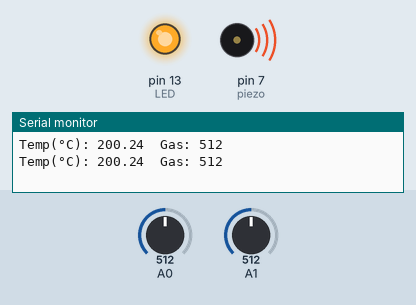
This sketch was run on a simulated Arduino Uno, built with avr-gcc and run on an emulated ATmega328P. On the bench: output pins drawn as LEDs (lit = HIGH), buzzer (waves = sounding, pin HIGH), the last lines printed to the serial monitor. The inputs (shaded band) are chosen by the test bench; at power-on: A0 = 512, A1 = 512.

Above: at 1.8 s.
1.9 s: A0 set to 278
3.4 s: A0 set to 253
At 4.4 s:
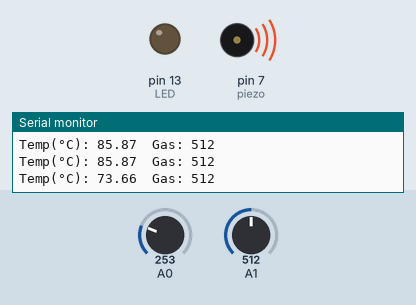
5.5 s: A1 set to 104
7.2 s: A1 set to 93
At 8.8 s:
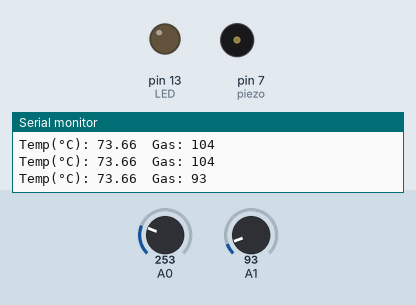
9.5 s: A0 set to 306
At 10.4 s:
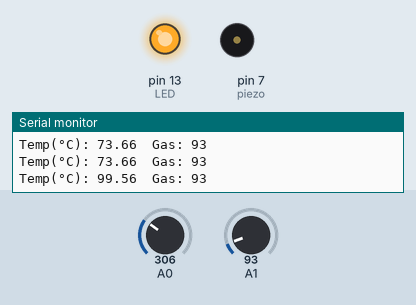
11.5 s: A0 set to 122
At 13.2 s:
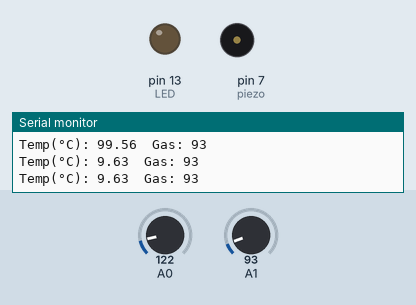
Timing chart, 0 to 14.5 s (numbered marks = the images above; inputs shaded):
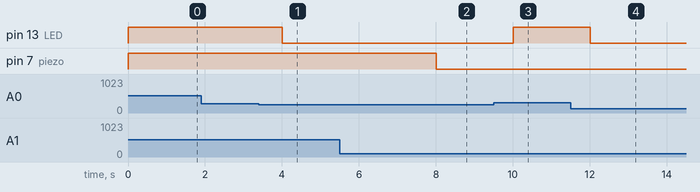

Measured:
- the behaviour switches between 266 and 265 on A0 (found by bisection; images 0 and 1)
- the behaviour switches between 100 and 99 on A1 (found by bisection; images 1 and 2)
- after the input at 3.4 s, pin 13 (LED): HIGH → LOW after 0.60 s
- after the input at 7.2 s, pin 7 (piezo): HIGH → LOW after 0.81 s
- after the input at 9.5 s, pin 13 (LED): LOW → HIGH after 0.51 s
- after the input at 11.5 s, pin 13 (LED): HIGH → LOW after 0.51 s

The sketch:

fire_alarm.ino
```cpp
float temp;
float vout;
float vout1;
const int LED = 13;
int gasSensor;
const int piezo = 7;

void setup()
{
  pinMode (A0,INPUT);
  pinMode (A1,INPUT);
  pinMode (LED,OUTPUT);
  pinMode (piezo,OUTPUT);
  Serial.begin(9600);
}

void loop()
{
  vout=analogRead(A0);
  vout1=(vout/1023.0)*5000;
  temp=(vout1-500)/10;
  gasSensor=analogRead(A1);

  digitalWrite(LED, temp >= 80 ? HIGH : LOW);

  digitalWrite(piezo, gasSensor >= 100 ? HIGH : LOW);

  Serial.print("Temp(°C): ");
  Serial.print(temp);
  Serial.print("\tGas: ");
  Serial.print(gasSensor);
  Serial.println();

  delay(1000);
}
```
